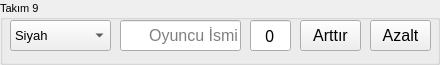
     <widget class="QGroupBox" name="teamArea_9">
      <property name="minimumSize">
       <size>
        <width>440</width>
        <height>65</height>
       </size>
      </property>
      <property name="maximumSize">
       <size>
        <width>440</width>
        <height>65</height>
       </size>
      </property>
      <property name="baseSize">
       <size>
        <width>440</width>
        <height>65</height>
       </size>
      </property>
      <property name="font">
       <font>
        <pointsize>8</pointsize>
       </font>
      </property>
      <property name="title">
       <string>Takım 9</string>
      </property>
      <property name="alignment">
       <set>Qt::AlignJustify|Qt::AlignVCenter</set>
      </property>
      <widget class="QComboBox" name="colorPicker_9">
       <property name="geometry">
        <rect>
         <x>10</x>
         <y>20</y>
         <width>101</width>
         <height>31</height>
        </rect>
       </property>
       <property name="font">
        <font>
         <pointsize>10</pointsize>
        </font>
       </property>
       <item>
        <property name="text">
         <string>Siyah</string>
        </property>
       </item>
       <item>
        <property name="text">
         <string>Gri</string>
        </property>
       </item>
       <item>
        <property name="text">
         <string>Beyaz</string>
        </property>
       </item>
       <item>
        <property name="text">
         <string>Mavi</string>
        </property>
       </item>
       <item>
        <property name="text">
         <string>Turkuaz</string>
        </property>
       </item>
       <item>
        <property name="text">
         <string>Kırmızı</string>
        </property>
       </item>
       <item>
        <property name="text">
         <string>Turuncu</string>
        </property>
       </item>
       <item>
        <property name="text">
         <string>Sarı</string>
        </property>
       </item>
       <item>
        <property name="text">
         <string>Yeşil (Açık)</string>
        </property>
       </item>
       <item>
        <property name="text">
         <string>Yeşil (Koyu)</string>
        </property>
       </item>
       <item>
        <property name="text">
         <string>Mor</string>
        </property>
       </item>
       <item>
        <property name="text">
         <string>Pembe</string>
        </property>
       </item>
       <item>
        <property name="text">
         <string>Kahverengi</string>
        </property>
       </item>
      </widget>
      <widget class="QLineEdit" name="teamScore_9">
       <property name="geometry">
        <rect>
         <x>250</x>
         <y>20</y>
         <width>41</width>
         <height>31</height>
        </rect>
       </property>
       <property name="font">
        <font>
         <family>Poppins</family>
         <pointsize>12</pointsize>
        </font>
       </property>
       <property name="text">
        <string>0</string>
       </property>
       <property name="alignment">
        <set>Qt::AlignCenter</set>
       </property>
      </widget>
      <widget class="QPushButton" name="incBt_9">
       <property name="geometry">
        <rect>
         <x>300</x>
         <y>20</y>
         <width>61</width>
         <height>31</height>
        </rect>
       </property>
       <property name="font">
        <font>
         <pointsize>12</pointsize>
        </font>
       </property>
       <property name="text">
        <string>Arttır</string>
       </property>
       <property name="iconSize">
        <size>
         <width>16</width>
         <height>16</height>
        </size>
       </property>
      </widget>
      <widget class="QPushButton" name="decBt_9">
       <property name="geometry">
        <rect>
         <x>370</x>
         <y>20</y>
         <width>61</width>
         <height>31</height>
        </rect>
       </property>
       <property name="font">
        <font>
         <pointsize>12</pointsize>
        </font>
       </property>
       <property name="text">
        <string>Azalt</string>
       </property>
       <property name="iconSize">
        <size>
         <width>16</width>
         <height>16</height>
        </size>
       </property>
      </widget>
      <widget class="QLineEdit" name="teamName_9">
       <property name="geometry">
        <rect>
         <x>120</x>
         <y>20</y>
         <width>121</width>
         <height>31</height>
        </rect>
       </property>
       <property name="font">
        <font>
         <pointsize>12</pointsize>
        </font>
       </property>
       <property name="alignment">
        <set>Qt::AlignRight|Qt::AlignTrailing|Qt::AlignVCenter</set>
       </property>
       <property name="placeholderText">
        <string>Oyuncu İsmi</string>
       </property>
      </widget>
     </widget>
